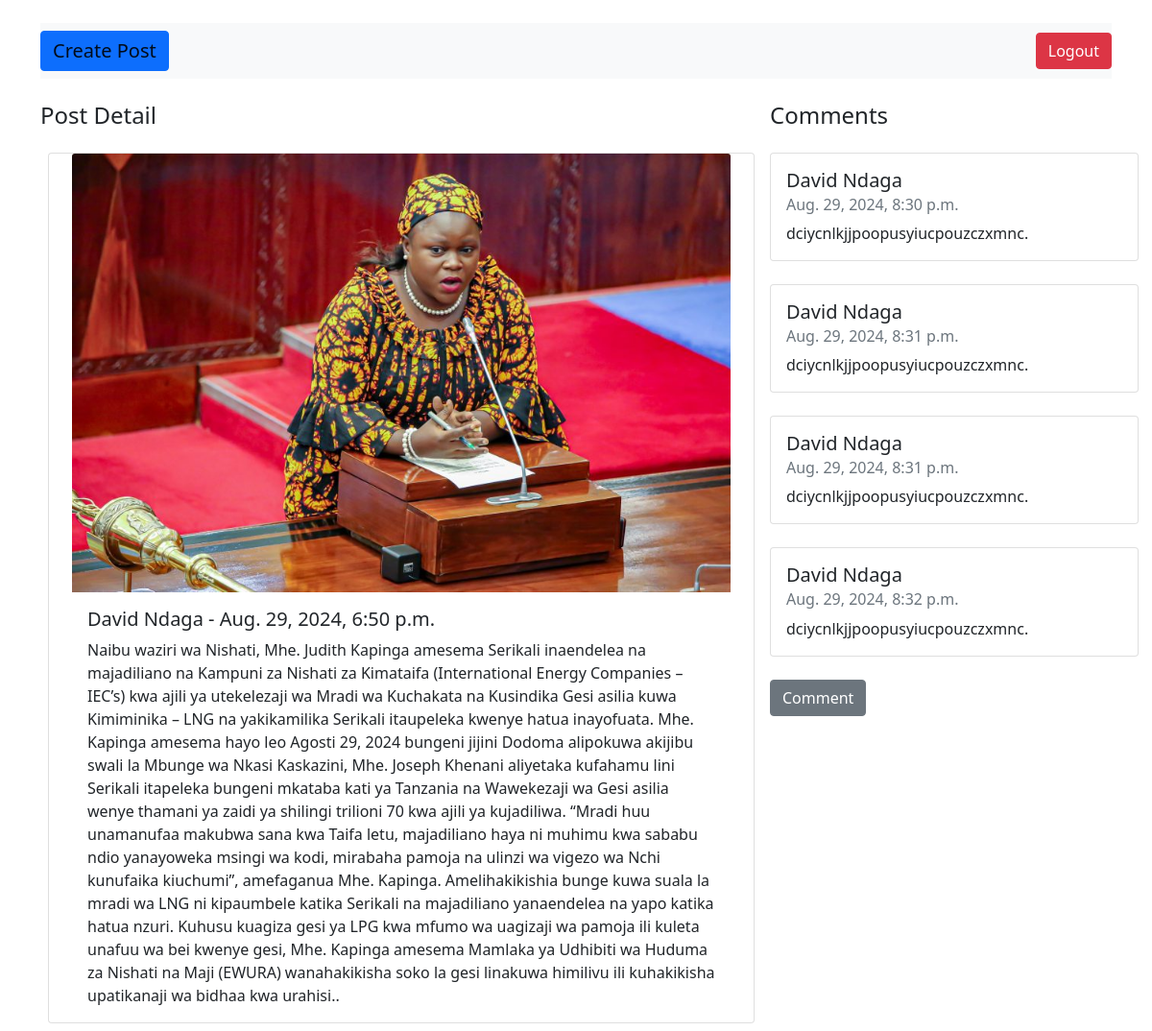
The page /feed/1/ (signed in) on the database its author committed.
### feed/models.py (models this page shows, shortened)
class Feed(models.Model):
    author = models.ForeignKey(User, on_delete=models.CASCADE)
    text = models.TextField()
    created_at = models.DateTimeField(auto_now_add=True)
    image = models.ImageField(upload_to="posts/")

class User(AbstractUser):
    phone_number = models.CharField(max_length=10)
    image = models.ImageField(upload_to="users/", null=True, blank=True)

class Comment(models.Model):
    feed = models.ForeignKey(Feed, on_delete=models.CASCADE)
    author = models.ForeignKey(User, on_delete=models.CASCADE)
    text = models.TextField()
    created_at = models.DateTimeField(auto_now_add=True)

### feed/views.py (the view)
# urls.py: path("feed/<int:pk>/", FeedDetailview.as_view(), name="feed_detail"),
class FeedDetailview(DetailView):
    model = Feed
    template_name = "feed_detail.html"
    def get_context_data(self, **kwargs):
        context =  super().get_context_data(**kwargs)
        feed_id = self.kwargs["pk"]
        context["comments"] = Comment.objects.filter(feed=feed_id)
        return context

### feed/templates/feed_detail.html
{% extends "base.html" %}
{% block main %}
    <div class="row">
        <div class="col-md-8">
            <h4 class="my-4">Post Detail</h4>
            <div class="card mx-2 my-2 px-4" style="width: 100%;">
                <img src="{{ object.image.url }}" class="card-img-top" alt="post-image">
                <div class="card-body">
                    <h5 class="card-title">{{ object.author.first_name }} {{ object.author.last_name }} - {{ object.created_at }}</h5>
                    <p class="card-text">{{ object.text }}.</p>
                </div>
            </div>
        </div>
        <div class="col-md-4">
            <h4 class="my-4">Comments</h4>
            {% for comment in comments %}
            <div class="card my-4" style="width: 24rem;">
                <div class="card-body">
                    <h5 class="card-title">{{ comment.author.first_name }} {{ comment.author.last_name }}</h5>
                    <h6 class="card-subtitle mb-2 text-muted">{{ comment.created_at }}</h6>
                    <p class="card-text">{{ comment.text }}.</p>
                </div>
            </div>
            {% endfor %}
            <a href="{% url "create_comment" object.id %}" class="btn btn-secondary">Comment</a>
        </div>
{% endblock main %}

### rows shown on the page
Feed: image (picture), author.first_name "David", author.last_name "Ndaga", created_at "Aug. 29, 2024, 6:50 p.m.", text "Naibu waziri wa Nishati, Mhe. Judith Kapinga amesema Serikali inaendelea na majadiliano na Kampuni za Nishati za Kimataifa (International Energy Companies – IEC’s) kwa ajili ya utekelezaji wa Mradi wa Kuchakata na Kusindika Gesi asilia kuwa Kimiminika – LNG na yakikamilika Serikali itaupeleka kwenye hatua inayofuata. Mhe. Kapinga amesema hayo leo Agosti 29, 2024 bungeni jijini Dodoma alipokuwa akijibu swali la Mbunge wa Nkasi Kaskazini, Mhe. Joseph Khenani aliyetaka kufahamu lini Serikali itapeleka bungeni mkataba kati ya Tanzania na Wawekezaji wa Gesi asilia wenye thamani ya zaidi ya shilingi trilioni 70 kwa ajili ya kujadiliwa. “Mradi huu unamanufaa makubwa sana kwa Taifa letu,…"
Comment: author.first_name "David", author.last_name "Ndaga", created_at "Aug. 29, 2024, 8:30 p.m.", text "dciycnlkjjpoopusyiucpouzczxmnc"
Comment: author.first_name "David", author.last_name "Ndaga", created_at "Aug. 29, 2024, 8:31 p.m.", text "dciycnlkjjpoopusyiucpouzczxmnc"
Comment: author.first_name "David", author.last_name "Ndaga", created_at "Aug. 29, 2024, 8:31 p.m.", text "dciycnlkjjpoopusyiucpouzczxmnc"
Comment: author.first_name "David", author.last_name "Ndaga", created_at "Aug. 29, 2024, 8:32 p.m.", text "dciycnlkjjpoopusyiucpouzczxmnc"
